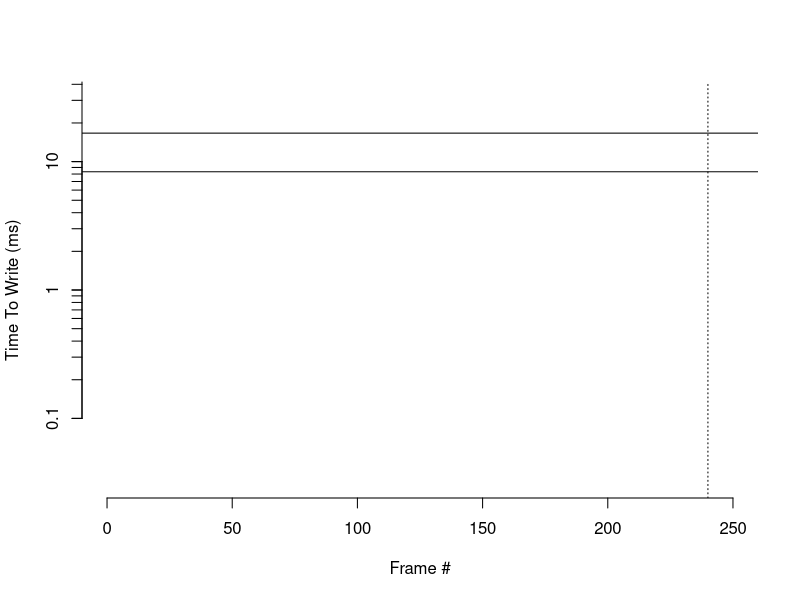

Write the R code that produced this figure.
## ---- chunk 1
a=read.table('timing.dat')
d=1000*(a[,2]-a[,1])  # time to write

jpeg('timing.jpg')
plot(log10(d),axes=F,xlab="Frame #",ylab="Time To Write (ms)",xlim=c(0,250),ylim=c(-1.5,1.5),pch=19,col='darkred')
abline(v=240,lty=3)
axis(1)
axVals=as.vector(outer(1:9,c(.1,1,10)))
axis(2,at=log10(axVals),lab=rep("",length(axVals)))
axis(2,at=c(-1,0,1),lab=c(.1,1,10))
abline(h=log10(c(100/12,100/6)))
dev.off()
